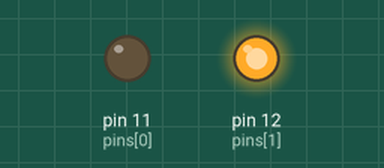
The program below on a simulated Raspberry Pi (header pin numbers). Parts: output pins drawn as LEDs (lit = HIGH).

Above: at 0.05 s.
At 3.0 s:
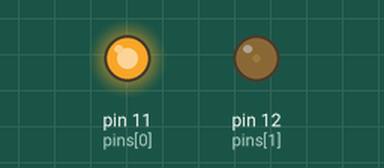
Timing chart, 0 to 5.2 s (numbered marks = the images above):
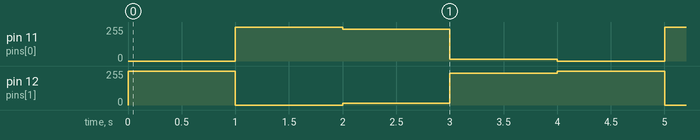

Measured:
- by itself, pin 11 (pins[0]): repeats every 4.0 s: 240/255 1.0 s, 15/255 1.0 s, 0/255 1.0 s, 255/255 1.0 s
- by itself, pin 12 (pins[1]): repeats every 4.0 s: 0/255 1.0 s, 15/255 1.0 s, 240/255 1.0 s, 255/255 1.0 s

The program:

test.py
```python
#! /usr/bin/env python
import RPi.GPIO as GPIO
import time

colors = [0xFF00, 0x00FF, 0x0FF0, 0xF00F]
pins = (11, 12)

GPIO.setmode(GPIO.BOARD)
# GPIO.setwarnings(False)
GPIO.setup(pins, GPIO.OUT)
GPIO.output(pins, GPIO.LOW)

p_R = GPIO.PWM(pins[0], 2000)
p_G = GPIO.PWM(pins[1], 2000)

p_R.start(0)
p_G.start(0)

def map(x, in_min, in_max, out_min, out_max):
    return (x-in_min)*(out_max-out_min)/(in_max-in_min) + out_min

def off():
    for i in pins:
        GPIO.output(pins[i], GPIO.HIGH)

def setColor(col):
    R_val = col >> 8
    G_val = col & 0x00FF
    # B_val = (col & 0x0000ff) >> 0

    R_val = map(R_val, 0, 255, 0, 100)
    G_val = map(G_val, 0, 255, 0, 100)
    # B_val = map(B_val, 0, 255, 0, 100)

    p_R.ChangeDutyCycle(100 - R_val)
    p_G.ChangeDutyCycle(100 - G_val)
    # p_B.ChangeDutyCycle(100 - B_val)


def loop():
    while True:
        for col in colors:
            setColor(col)
            time.sleep(1)

def destroy():
    p_R.stop()
    p_G.stop()
    # p_B.stop()
    off()
    GPIO.cleanup()

if __name__ == '__main__':
    # GPIO.cleanup()
    try:
        loop()
    except KeyboardInterrupt:
        destroy()
```
